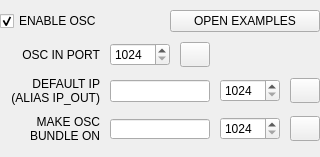
<?xml version="1.0" encoding="UTF-8"?>
<ui version="4.0">
 <class>InterfaceOsc</class>
 <widget class="QWidget" name="InterfaceOsc">
  <property name="geometry">
   <rect>
    <x>0</x>
    <y>0</y>
    <width>320</width>
    <height>157</height>
   </rect>
  </property>
  <property name="windowTitle">
   <string>Form</string>
  </property>
  <property name="statusTip">
   <string>Open Sound Control Interface|OpenSoundControl a is very versatile protocol allowing IanniX to exchange messages with other softwares. We strongly recommand you to use this protocole instead of MIDI (MIDI resolution is 7bits, OpenSoundControl is 32bits).\nA lot of creative software implement this protocol, like PureData, SuperCollider, MaxMSP...</string>
  </property>
  <layout class="QVBoxLayout" name="verticalLayout">
   <property name="spacing">
    <number>0</number>
   </property>
   <property name="margin">
    <number>0</number>
   </property>
   <item>
    <layout class="QHBoxLayout" name="horizontalLayout_3">
     <property name="spacing">
      <number>10</number>
     </property>
     <item>
      <widget class="QCheckBox" name="enable">
       <property name="toolTip">
        <string>Enables or disables OpenSoundControl messages and control</string>
       </property>
       <property name="text">
        <string>ENABLE OSC</string>
       </property>
       <property name="checked">
        <bool>true</bool>
       </property>
      </widget>
     </item>
     <item>
      <spacer name="horizontalSpacer_27">
       <property name="orientation">
        <enum>Qt::Horizontal</enum>
       </property>
       <property name="sizeHint" stdset="0">
        <size>
         <width>146</width>
         <height>5</height>
        </size>
       </property>
      </spacer>
     </item>
     <item>
      <widget class="QPushButton" name="examples">
       <property name="minimumSize">
        <size>
         <width>150</width>
         <height>0</height>
        </size>
       </property>
       <property name="maximumSize">
        <size>
         <width>150</width>
         <height>16777215</height>
        </size>
       </property>
       <property name="toolTip">
        <string>Opens the folder where you can find examples of IanniX interfacing with softwares using OpenSoundControl</string>
       </property>
       <property name="text">
        <string>OPEN EXAMPLES</string>
       </property>
      </widget>
     </item>
    </layout>
   </item>
   <item>
    <layout class="QHBoxLayout" name="horizontalLayout">
     <property name="spacing">
      <number>10</number>
     </property>
     <item>
      <widget class="QLabel" name="label">
       <property name="minimumSize">
        <size>
         <width>100</width>
         <height>0</height>
        </size>
       </property>
       <property name="maximumSize">
        <size>
         <width>100</width>
         <height>16777215</height>
        </size>
       </property>
       <property name="text">
        <string>OSC IN PORT</string>
       </property>
       <property name="alignment">
        <set>Qt::AlignRight|Qt::AlignTrailing|Qt::AlignVCenter</set>
       </property>
       <property name="buddy">
        <cstring>port</cstring>
       </property>
      </widget>
     </item>
     <item>
      <widget class="QSpinBox" name="port">
       <property name="maximumSize">
        <size>
         <width>60</width>
         <height>16777215</height>
        </size>
       </property>
       <property name="toolTip">
        <string>Changes the port for incoming OpenSoundControl messages</string>
       </property>
       <property name="minimum">
        <number>1024</number>
       </property>
       <property name="maximum">
        <number>65535</number>
       </property>
       <property name="value">
        <number>1024</number>
       </property>
      </widget>
     </item>
     <item>
      <widget class="QPushButton" name="bonjourPortIn">
       <property name="minimumSize">
        <size>
         <width>30</width>
         <height>25</height>
        </size>
       </property>
       <property name="maximumSize">
        <size>
         <width>30</width>
         <height>25</height>
        </size>
       </property>
       <property name="contextMenuPolicy">
        <enum>Qt::CustomContextMenu</enum>
       </property>
       <property name="toolTip">
        <string>Displays a list of applications with their OSC port</string>
       </property>
       <property name="styleSheet">
        <string notr="true"/>
       </property>
       <property name="text">
        <string/>
       </property>
       <property name="icon">
        <iconset resource="../icons/IanniX.qrc">
         <normaloff>:/actions/res_icon_bonjour.png</normaloff>:/actions/res_icon_bonjour.png</iconset>
       </property>
      </widget>
     </item>
     <item>
      <spacer name="horizontalSpacer_25">
       <property name="orientation">
        <enum>Qt::Horizontal</enum>
       </property>
       <property name="sizeHint" stdset="0">
        <size>
         <width>40</width>
         <height>5</height>
        </size>
       </property>
      </spacer>
     </item>
    </layout>
   </item>
   <item>
    <layout class="QHBoxLayout" name="horizontalLayout_2">
     <property name="spacing">
      <number>10</number>
     </property>
     <item>
      <widget class="QLabel" name="aliasLabel">
       <property name="minimumSize">
        <size>
         <width>100</width>
         <height>0</height>
        </size>
       </property>
       <property name="maximumSize">
        <size>
         <width>100</width>
         <height>16777215</height>
        </size>
       </property>
       <property name="text">
        <string>DEFAULT IP
(ALIAS IP_OUT)</string>
       </property>
       <property name="alignment">
        <set>Qt::AlignRight|Qt::AlignTrailing|Qt::AlignVCenter</set>
       </property>
       <property name="buddy">
        <cstring>aliasIp</cstring>
       </property>
      </widget>
     </item>
     <item>
      <widget class="QLineEdit" name="aliasIp">
       <property name="minimumSize">
        <size>
         <width>100</width>
         <height>0</height>
        </size>
       </property>
       <property name="maximumSize">
        <size>
         <width>100</width>
         <height>16777215</height>
        </size>
       </property>
       <property name="toolTip">
        <string>Changes the default IP address for all outgoing IP messages</string>
       </property>
       <property name="styleSheet">
        <string notr="true"/>
       </property>
       <property name="text">
        <string notr="true"/>
       </property>
       <property name="maxLength">
        <number>15</number>
       </property>
      </widget>
     </item>
     <item>
      <widget class="QSpinBox" name="aliasPort">
       <property name="maximumSize">
        <size>
         <width>60</width>
         <height>16777215</height>
        </size>
       </property>
       <property name="toolTip">
        <string>All the messages matching this IP + port will be packed in an OpenSoundControl bundle</string>
       </property>
       <property name="minimum">
        <number>1024</number>
       </property>
       <property name="maximum">
        <number>65535</number>
       </property>
      </widget>
     </item>
     <item>
      <widget class="QPushButton" name="bonjour">
       <property name="minimumSize">
        <size>
         <width>30</width>
         <height>25</height>
        </size>
       </property>
       <property name="maximumSize">
        <size>
         <width>30</width>
         <height>25</height>
        </size>
       </property>
       <property name="contextMenuPolicy">
        <enum>Qt::CustomContextMenu</enum>
       </property>
       <property name="toolTip">
        <string>Displays a list of applications with their OSC port</string>
       </property>
       <property name="styleSheet">
        <string notr="true"/>
       </property>
       <property name="text">
        <string/>
       </property>
       <property name="icon">
        <iconset resource="../icons/IanniX.qrc">
         <normaloff>:/actions/res_icon_bonjour.png</normaloff>:/actions/res_icon_bonjour.png</iconset>
       </property>
      </widget>
     </item>
     <item>
      <spacer name="horizontalSpacer_26">
       <property name="orientation">
        <enum>Qt::Horizontal</enum>
       </property>
       <property name="sizeHint" stdset="0">
        <size>
         <width>37</width>
         <height>5</height>
        </size>
       </property>
      </spacer>
     </item>
    </layout>
   </item>
   <item>
    <layout class="QHBoxLayout" name="horizontalLayout_39">
     <property name="spacing">
      <number>10</number>
     </property>
     <item>
      <widget class="QLabel" name="bundleLabel">
       <property name="minimumSize">
        <size>
         <width>100</width>
         <height>0</height>
        </size>
       </property>
       <property name="maximumSize">
        <size>
         <width>100</width>
         <height>16777215</height>
        </size>
       </property>
       <property name="text">
        <string>MAKE OSC
BUNDLE ON</string>
       </property>
       <property name="alignment">
        <set>Qt::AlignRight|Qt::AlignTrailing|Qt::AlignVCenter</set>
       </property>
       <property name="buddy">
        <cstring>bundleIp</cstring>
       </property>
      </widget>
     </item>
     <item>
      <widget class="QLineEdit" name="bundleIp">
       <property name="minimumSize">
        <size>
         <width>100</width>
         <height>0</height>
        </size>
       </property>
       <property name="maximumSize">
        <size>
         <width>100</width>
         <height>20</height>
        </size>
       </property>
       <property name="toolTip">
        <string>All the messages matching this IP + port will be packed in an OpenSoundControl bundle</string>
       </property>
       <property name="styleSheet">
        <string notr="true">margin-top: 0px;</string>
       </property>
       <property name="text">
        <string notr="true"/>
       </property>
       <property name="maxLength">
        <number>15</number>
       </property>
      </widget>
     </item>
     <item>
      <widget class="QSpinBox" name="bundlePort">
       <property name="maximumSize">
        <size>
         <width>60</width>
         <height>16777215</height>
        </size>
       </property>
       <property name="toolTip">
        <string>All the messages matching this IP + port will be packed in an OpenSoundControl bundle</string>
       </property>
       <property name="minimum">
        <number>1024</number>
       </property>
       <property name="maximum">
        <number>65535</number>
       </property>
      </widget>
     </item>
     <item>
      <widget class="QPushButton" name="bonjourBundle">
       <property name="minimumSize">
        <size>
         <width>30</width>
         <height>25</height>
        </size>
       </property>
       <property name="maximumSize">
        <size>
         <width>30</width>
         <height>25</height>
        </size>
       </property>
       <property name="contextMenuPolicy">
        <enum>Qt::CustomContextMenu</enum>
       </property>
       <property name="toolTip">
        <string>Displays a list of applications with their OSC port</string>
       </property>
       <property name="styleSheet">
        <string notr="true"/>
       </property>
       <property name="text">
        <string/>
       </property>
       <property name="icon">
        <iconset resource="../icons/IanniX.qrc">
         <normaloff>:/actions/res_icon_bonjour.png</normaloff>:/actions/res_icon_bonjour.png</iconset>
       </property>
      </widget>
     </item>
     <item>
      <spacer name="horizontalSpacer_29">
       <property name="orientation">
        <enum>Qt::Horizontal</enum>
       </property>
       <property name="sizeHint" stdset="0">
        <size>
         <width>40</width>
         <height>5</height>
        </size>
       </property>
      </spacer>
     </item>
    </layout>
   </item>
  </layout>
 </widget>
 <resources>
  <include location="../icons/IanniX.qrc"/>
 </resources>
 <connections/>
 <slots>
  <slot>openBonjour()</slot>
 </slots>
</ui>
